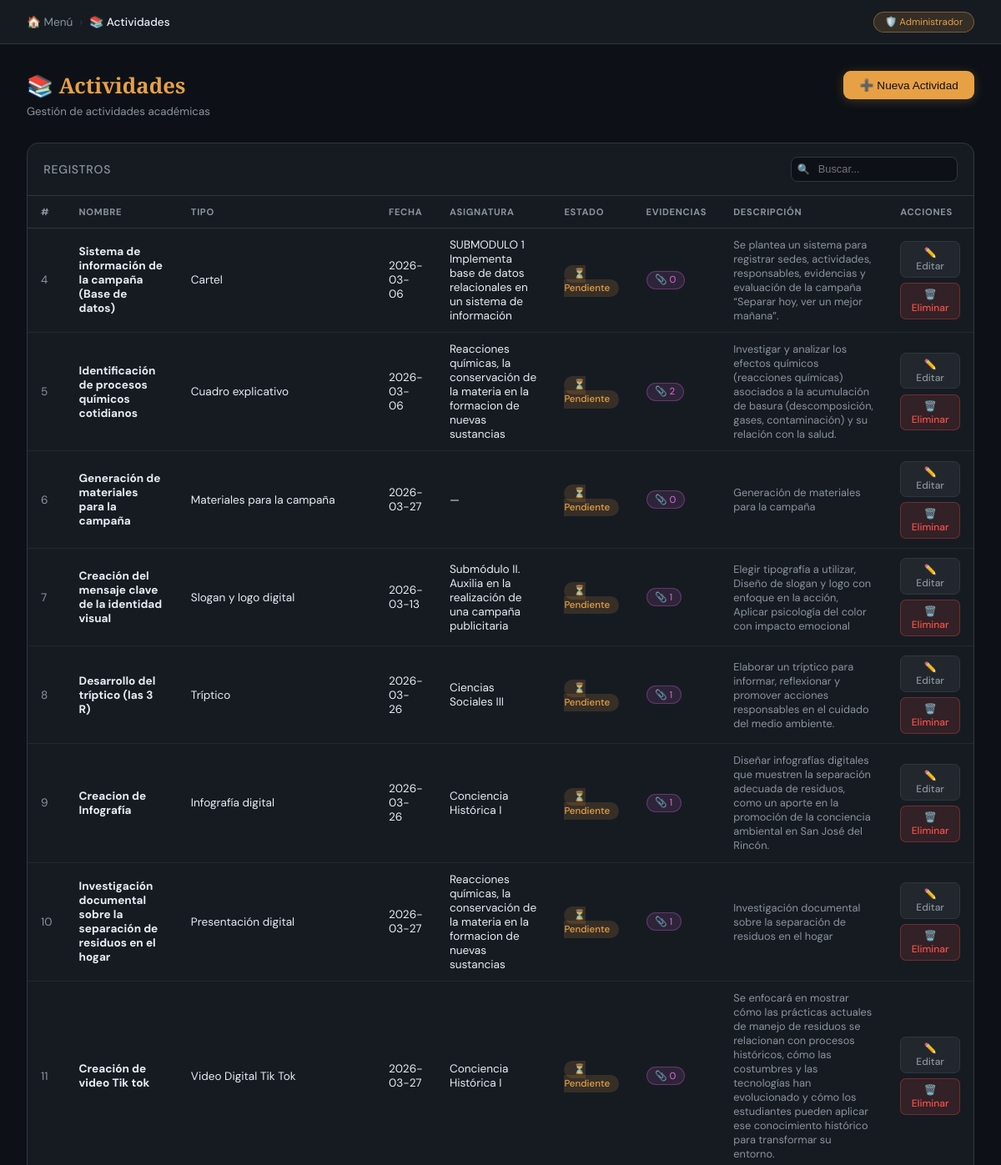
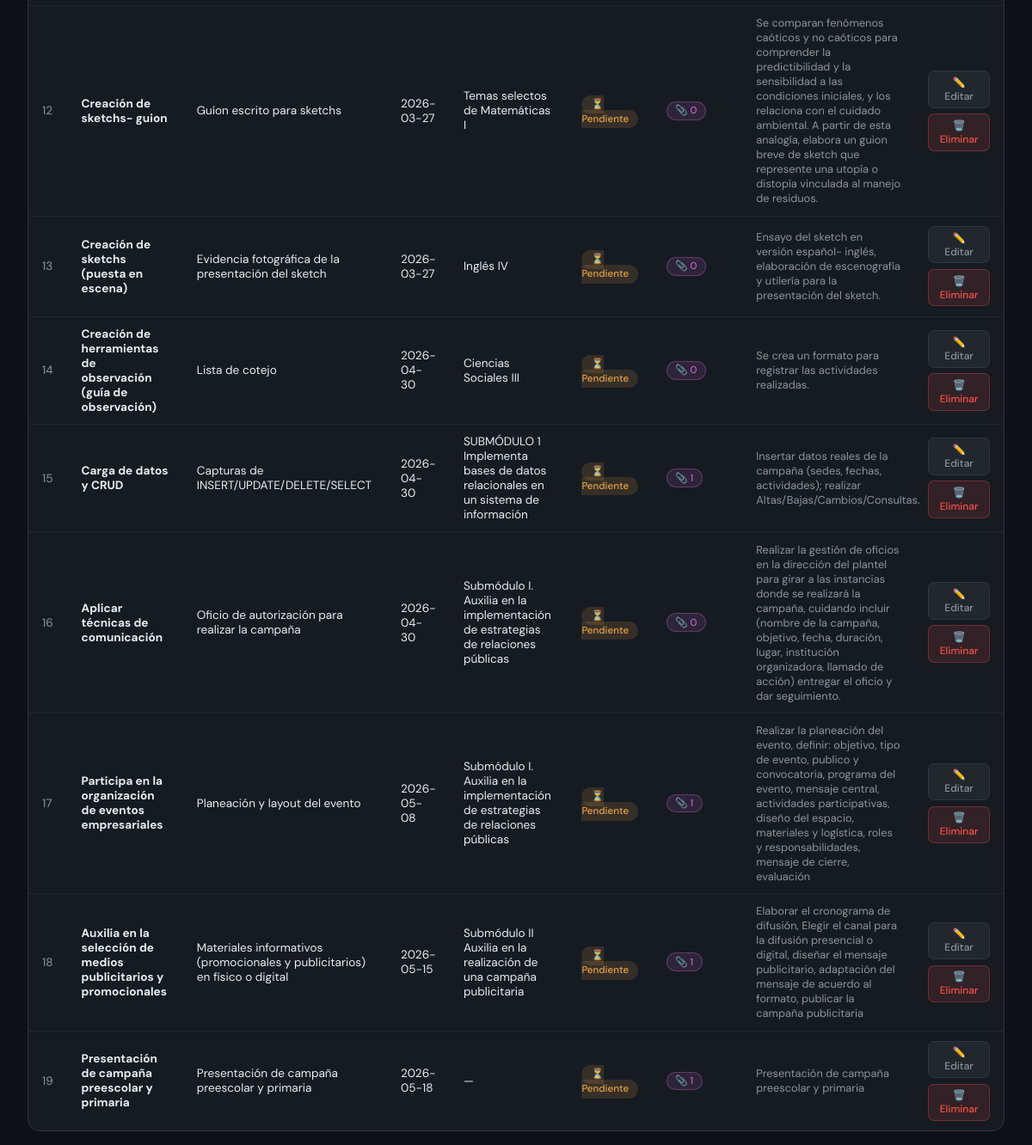
The app's page /actividades (signed in) with its own data (2 pictures, top to bottom).
### tables this page shows
CREATE TABLE actividades (
            id            INTEGER PRIMARY KEY AUTOINCREMENT,
            nombre        TEXT NOT NULL,
            tipo          TEXT,
            descripcion   TEXT,
            fecha_entrega TEXT,
            asignatura    TEXT
        , estado TEXT DEFAULT 'Pendiente');

### app.py (the view)
@app.route('/actividades')
def actividades_crud():
    if 'rol' not in session:
        return redirect(url_for('login'))
    conn = get_db()
    registros = conn.execute('''
        SELECT a.*,
               (SELECT COUNT(*) FROM evidencias e WHERE e.actividad = a.nombre) AS total_evidencias
        FROM actividades a
    ''').fetchall()
    asignaturas = conn.execute('SELECT nombre FROM asignaturas ORDER BY nombre').fetchall()
    conn.close()
    return render_template('actividades.html', registros=registros, asignaturas=asignaturas)

### app.py (called while the page is built)
def get_db():
    conn = sqlite3.connect(DB)
    conn.row_factory = sqlite3.Row
    return conn

### templates/actividades.html (shortened to what this page needs)
<!DOCTYPE html>
<html lang="es">
<head>
</head>
<body>
<header class="topbar">
  <div class="breadcrumb">
    <a href="/menu">🏠 Menú</a>
    <span style="color:var(--border)">›</span>
    <span>📚 Actividades</span>
  </div>
  <span class="badge-user">
    {% if session.rol == 'admin' %}🛡️{% elif session.rol == 'docente' %}📚{% else %}🎒{% endif %}
    {{ session.nombre }}
  </span>
</header>
<div class="content">
  <div class="page-header">
    <div>
      <h1>📚 <span>Actividades</span></h1>
      <p>Gestión de actividades académicas</p>
    </div>
    <button class="btn-new staff-only" onclick="toggleForm()">➕ Nueva Actividad</button>
  </div>
  <div class="table-wrap">
    <div class="table-header">
      <h2>Registros</h2>
      <div class="search-wrap">
        <input type="text" id="searchInput" placeholder="Buscar..." onkeyup="filtrar()"/>
      </div>
    </div>
    <table id="tabla">
      <thead>
        <tr>
          <th>#</th>
          <th>Nombre</th>
          <th>Tipo</th>
          <th>Fecha</th>
          <th>Asignatura</th>
          <th>Estado</th>
          <th>Evidencias</th>
          <th>Descripción</th>
          <th>Acciones</th>
        </tr>
      </thead>
      <tbody>
        {% if registros %}
          {% for r in registros %}
          <tr>
            <td style="color:var(--muted)">{{ r.id }}</td>
            <td><strong>{{ r.nombre }}</strong></td>
            <td>{{ r.tipo }}</td>
            <td>{{ r.fecha_entrega }}</td>
            <td>{{ r.asignatura or '—' }}</td>
            <td>
              {% if r.estado == 'Completada' %}
                <span class="pill pill-completa">✅ {{ r.estado }}</span>
              {% elif r.estado == 'En proceso' %}
                <span class="pill pill-proceso">🔄 {{ r.estado }}</span>
              {% else %}
                <span class="pill pill-pendiente">⏳ {{ r.estado or 'Pendiente' }}</span>
              {% endif %}
            </td>
            <td>
              <a href="/evidencias" class="ev-badge">
                📎 {{ r.total_evidencias }}
              </a>
            </td>
            <td style="max-width:200px;color:var(--muted);font-size:.8rem">{{ r.descripcion }}</td>
            <td>
              <div class="td-actions">
                <button class="btn btn-sm btn-secondary staff-only"
                  onclick="editar('{{ r.id }}','{{ r.nombre }}','{{ r.tipo }}','{{ r.fecha_entrega }}','{{ r.asignatura }}','{{ r.estado }}',`{{ r.descripcion }}`)">
                  ✏️ Editar
                </button>
                <form method="POST" action="/actividades/eliminar/{{ r.id }}" style="display:inline"
                  onsubmit="return confirm('¿Eliminar {{ r.nombre }}?')">
                  <button type="submit" class="btn btn-sm btn-danger admin-only">🗑️ Eliminar</button>
                </form>
              </div>
            </td>
          </tr>
          {% endfor %}
        {% else %}
          <tr class="empty"><td colspan="9">No hay actividades registradas aún.</td></tr>
        {% endif %}
      </tbody>
    </table>
  </div>
</div>
</body>
</html>

### records on screen
actividades: id "4", nombre "Sistema de información de la campaña (Base de datos)", tipo "Cartel", fecha_entrega "2026-03-06", asignatura "SUBMODULO 1 Implementa base de datos relacionales en un sistema de información", estado "Pendiente", total_evidencias "0", descripcion "Se plantea un sistema para registrar sedes, actividades, responsables, evidencias y evaluación de la campaña “Separar hoy, ver un mejor mañana”."
actividades: id "5", nombre "Identificación de procesos químicos cotidianos", tipo "Cuadro explicativo", fecha_entrega "2026-03-06", asignatura "Reacciones químicas, la conservación de la materia en la formacion de nuevas sustancias", estado "Pendiente", total_evidencias "2", descripcion "Investigar y analizar los efectos químicos (reacciones químicas) asociados a la acumulación de basura (descomposición, gases, contaminación) y su relación con la salud."
actividades: id "6", nombre "Generación de materiales para la campaña", tipo "Materiales para la campaña", fecha_entrega "2026-03-27", asignatura "—", estado "Pendiente", total_evidencias "0", descripcion "Generación de materiales para la campaña"
actividades: id "7", nombre "Creación del mensaje clave de la identidad visual", tipo "Slogan y logo digital", fecha_entrega "2026-03-13", asignatura "Submódulo II. Auxilia en la realización de una campaña publicitaria", estado "Pendiente", total_evidencias "1", descripcion "Elegir tipografía a utilizar, Diseño de slogan y logo con enfoque en la acción, Aplicar psicología del color con impacto emocional"
actividades: id "8", nombre "Desarrollo del tríptico (las 3 R)", tipo "Tríptico", fecha_entrega "2026-03-26", asignatura "Ciencias Sociales III", estado "Pendiente", total_evidencias "1", descripcion "Elaborar un tríptico para informar, reflexionar y promover acciones responsables en el cuidado del medio ambiente."
actividades: id "9", nombre "Creacion de Infografía", tipo "Infografía digital", fecha_entrega "2026-03-26", asignatura "Conciencia Histórica I", estado "Pendiente", total_evidencias "1", descripcion "Diseñar infografías digitales que muestren la separación adecuada de residuos, como un aporte en la promoción de la conciencia ambiental en San José del Rincón."
actividades: id "10", nombre "Investigación documental sobre la separación de residuos en el hogar", tipo "Presentación digital", fecha_entrega "2026-03-27", asignatura "Reacciones químicas, la conservación de la materia en la formacion de nuevas sustancias", estado "Pendiente", total_evidencias "1", descripcion "Investigación documental sobre la separación de residuos en el hogar"
actividades: id "11", nombre "Creación de video Tik tok", tipo "Video Digital Tik Tok", fecha_entrega "2026-03-27", asignatura "Conciencia Histórica I", estado "Pendiente", total_evidencias "0", descripcion "Se enfocará en mostrar cómo las prácticas actuales de manejo de residuos se relacionan con procesos históricos, cómo las costumbres y las tecnologías han evolucionado y cómo los estudiantes pueden aplicar ese conocimiento histórico para transformar su entorno."
actividades: id "12", nombre "Creación de sketchs- guion", tipo "Guíon escrito para sketchs", fecha_entrega "2026-03-27", asignatura "Temas selectos de Matemáticas I", estado "Pendiente", total_evidencias "0", descripcion "Se comparan fenómenos caóticos y no caóticos para comprender la predictibilidad y la sensibilidad a las condiciones iniciales, y los relaciona con el cuidado ambiental. A partir de esta analogía, elabora un guion breve de sketch que represente una utopía o distopía vinculada al manejo de residuos."
actividades: id "13", nombre "Creación de sketchs (puesta en escena)", tipo "Evidencia fotográfica de la presentación del sketch", fecha_entrega "2026-03-27", asignatura "Inglés IV", estado "Pendiente", total_evidencias "0", descripcion "Ensayo del sketch en versión español- inglés, elaboración de escenografía y utilería para la presentación del sketch."
actividades: id "14", nombre "Creación de herramientas de observación (guía de observación)", tipo "Lista de cotejo", fecha_entrega "2026-04-30", asignatura "Ciencias Sociales III", estado "Pendiente", total_evidencias "0", descripcion "Se crea un formato para registrar las actividades realizadas."
actividades: id "15", nombre "Carga de datos y CRUD", tipo "Capturas de INSERT/UPDATE/DELETE/SELECT", fecha_entrega "2026-04-30", asignatura "SUBMÓDULO 1 Implementa bases de datos relacionales en un sistema de información", estado "Pendiente", total_evidencias "1", descripcion "Insertar datos reales de la campaña (sedes, fechas, actividades); realizar Altas/Bajas/Cambios/Consultas."
actividades: id "16", nombre "Aplicar técnicas de comunicación", tipo "Oficio de autorización para realizar la campaña", fecha_entrega "2026-04-30", asignatura "Submódulo I. Auxilia en la implementación de estrategias de relaciones públicas", estado "Pendiente", total_evidencias "0", descripcion "Realizar la gestión de oficios en la dirección del plantel para girar a las instancias donde se realizará la campaña, cuidando incluir (nombre de la campaña, objetivo, fecha, duración, lugar, institución organizadora, llamado de acción) entregar el oficio y dar seguimiento."
actividades: id "17", nombre "Participa en la organización de eventos empresariales", tipo "Planeación y layout del evento", fecha_entrega "2026-05-08", asignatura "Submódulo I. Auxilia en la implementación de estrategias de relaciones públicas", estado "Pendiente", total_evidencias "1", descripcion "Realizar la planeación del evento, definir: objetivo, tipo de evento, publico y convocatoria, programa del evento, mensaje central, actividades participativas, diseño del espacio, materiales y logística, roles y responsabilidades, mensaje de cierre, evaluación"
actividades: id "18", nombre "Auxilia en la selección de medios publicitarios y promocionales", tipo "Materiales informativos (promocionales y publicitarios) en físico o digital", fecha_entrega "2026-05-15", asignatura "Submódulo II Auxilia en la realización de una campaña publicitaria", estado "Pendiente", total_evidencias "1", descripcion "Elaborar el cronograma de difusión, Elegir el canal para la difusión presencial o digital, diseñar el mensaje publicitario, adaptación del mensaje de acuerdo al formato, publicar la campaña publicitaria"
actividades: id "19", nombre "Presentación de campaña preescolar y primaria", tipo "Presentación de campaña preescolar y primaria", fecha_entrega "2026-05-18", asignatura "—", estado "Pendiente", total_evidencias "1", descripcion "Presentación de campaña preescolar y primaria"

### other values on screen
{{ session.nombre }} "Administrador"
